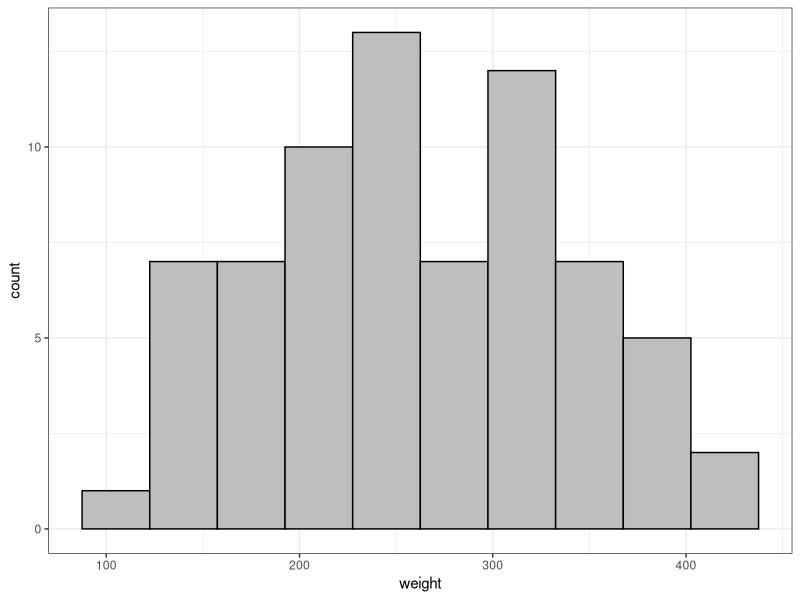
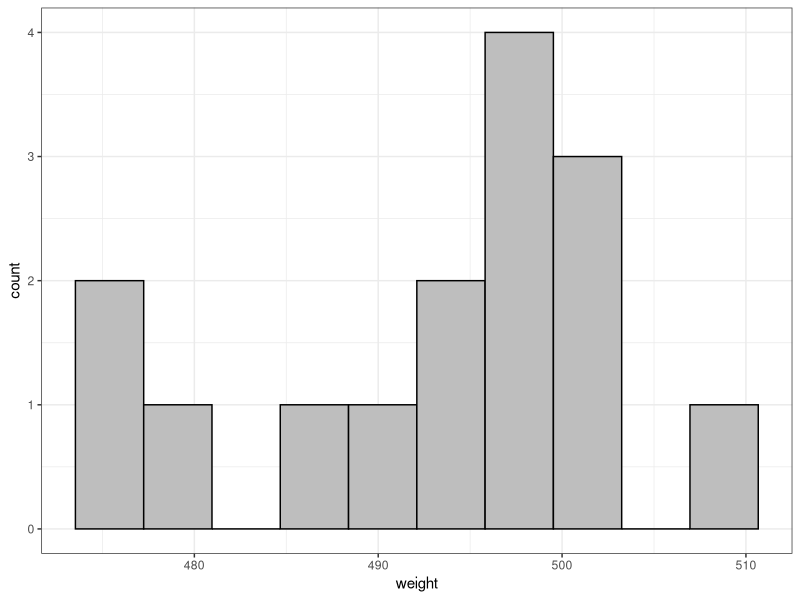
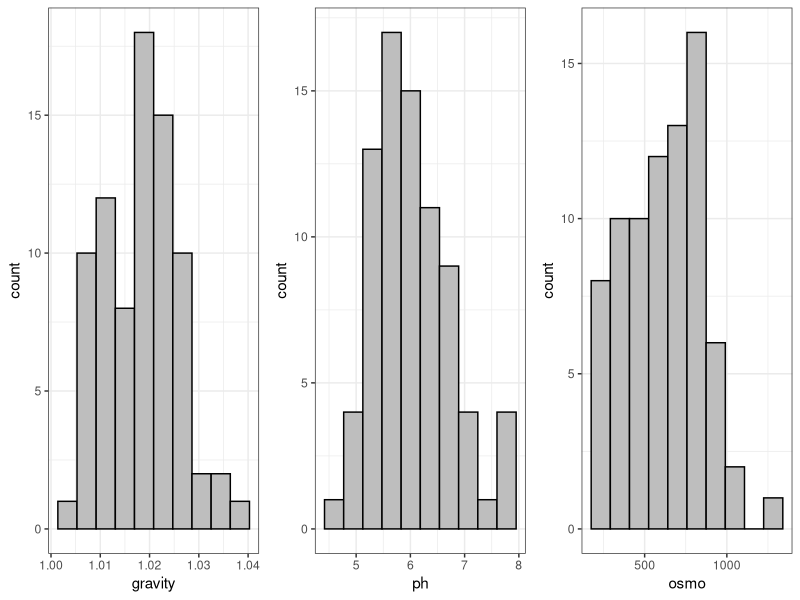

Reproduce these figures in R, in order.
## ---- chunk 1
library(datasets)
library(tidyverse)
library(kableExtra)
library(knitr)
library(MASS)
library(boot)
library(carData)   
set.seed(200)
## ---- chunk 2
ggplot(chickwts, aes(x=weight)) + geom_histogram(bins=10,color="black",fill="grey")+ theme_bw()
## ---- chunk 3
chickwts$weight%>%summary
## ---- chunk 4
alpha<-c(0.005,0.025,0.05,0.1)
GL<-c(35,50,69,70,71,80,100)
res<-outer(GL,c(alpha,rev(1-alpha)),function(x,y){round(qt(y,x),4)})
colnames(res)<-paste0("qT_",c(alpha,rev(1-alpha)))
res<-cbind(GL,res)

res<-kable(res)
kable_styling(res,"striped", position = "center")

## ---- chunk 5
alpha<-c(0.005,0.025,0.05,0.1)
GL<-c(35,50,69,70,71,80,100)
res<-outer(GL,c(alpha,rev(1-alpha)),function(x,y){round(qchisq(y,x),4)})
colnames(res)<-paste0("qChi_",c(alpha,rev(1-alpha)))
res<-cbind(GL,res)

res<-kable(res)
kable_styling(res,"striped", position = "center")

## ---- chunk 6
prot_weight<-data.frame(weight=runif(15,470,515))
ggplot(prot_weight, aes(x=weight)) + geom_histogram(bins=10,color="black",fill="grey")+ theme_bw()
## ---- chunk 7
chickwts$weight%>%summary
## ---- chunk 8
alpha<-c(0.005,0.025,0.05,0.1)
GL<-c(10,13,14,15,16,20)
res<-outer(GL,c(alpha,rev(1-alpha)),function(x,y){round(qt(y,x),4)})
colnames(res)<-paste0("qT_",c(alpha,rev(1-alpha)))
res<-cbind(GL,res)

res<-kable(res)
kable_styling(res,"striped", position = "center")

## ---- chunk 9
alpha<-c(0.005,0.025,0.05,0.1)
GL<-c(10,13,14,15,16,20)
res<-outer(GL,c(alpha,rev(1-alpha)),function(x,y){round(qchisq(y,x),4)})
colnames(res)<-paste0("qChi_",c(alpha,rev(1-alpha)))
res<-cbind(GL,res)

res<-kable(res)
kable_styling(res,"striped", position = "center")

## ---- chunk 10
p1<-ggplot(urine, aes(x=gravity)) + geom_histogram(bins=10,color="black",fill="grey")+ theme_bw()
p2<-ggplot(urine, aes(x=ph )) + geom_histogram(bins=10,color="black",fill="grey")+ theme_bw()
p3<-ggplot(urine, aes(x=osmo)) + geom_histogram(bins=10,color="black",fill="grey")+ theme_bw()
gridExtra::grid.arrange(grobs =list(p1,p2,p3),nrow=1,ncol=3)
## ---- chunk 11
urine[,2:4]%>%summary
## ---- chunk 12
t2<-data.frame(promedio=round(apply(urine[,2:4],2,mean,na.rm =T),4),varianza=round(apply(urine[,2:4],2,var,na.rm =T),4))
t2<-kable(t2)
kable_styling(t2,"striped", position = "center")

## ---- chunk 13
alpha<-c(0.005,0.025,0.05,0.1)
GL<-c(50,77,78,79,80,100)
res<-outer(GL,c(alpha,rev(1-alpha)),function(x,y){round(qt(y,x),4)})
colnames(res)<-paste0("qT_",c(alpha,rev(1-alpha)))
res<-cbind(GL,res)

res<-kable(res)
kable_styling(res,"striped", position = "center")
